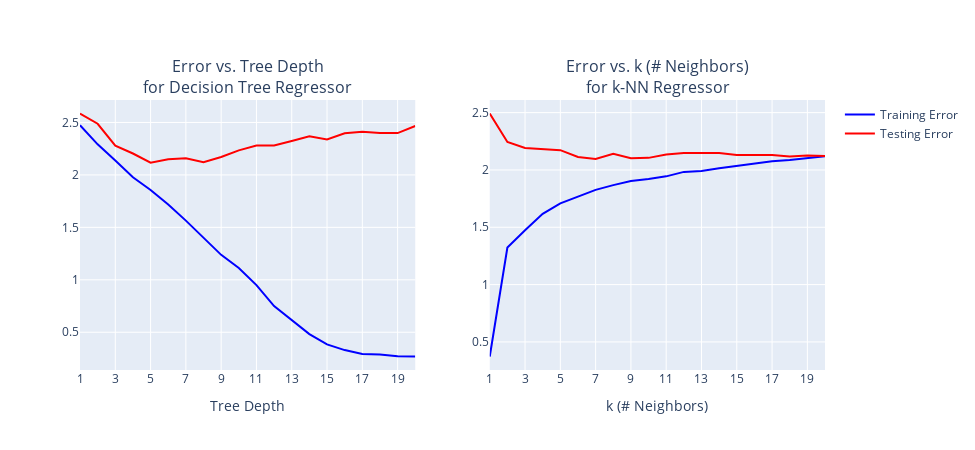

Notebook code for this chart:
### Code cell
np.random.seed(9) # For reproducibility

tree = tree_reg_perf(galton)
knn = knn_reg_perf(galton)
hyp = np.arange(1, 21)

fig = make_subplots(rows=1, cols=2, subplot_titles=('Error vs. Tree Depth<br>for Decision Tree Regressor',
                                                    'Error vs. k (# Neighbors)<br>for k-NN Regressor'))

fig.add_trace(
    go.Scatter(x=hyp, y=tree.iloc[:, 0], line=dict(color='blue'), name='Training Error'),
    row=1, col=1).add_trace(go.Scatter(x=hyp, y=tree.iloc[:, 1], line=dict(color='red'), name='Testing Error'), 
                            row=1, col=1)

fig.add_trace(
    go.Scatter(x=hyp, y=knn.iloc[:, 0], line=dict(color='blue'), name='Training Error', showlegend=False),
    row=1, col=2).add_trace(go.Scatter(x=hyp, y=knn.iloc[:, 1], line=dict(color='red'),  name='Testing Error',
                                       showlegend=False), row=1, col=2)

fig.update_layout(height=450, width=975)
fig.update_xaxes(title_text='Tree Depth', row=1, col=1, tickvals=np.arange(1,21,2))
fig.update_xaxes(title_text='k (# Neighbors)', row=1, col=2, tickvals=np.arange(1,21,2))

fig.show()

### Figure 1 — Plotly figure (JSON) as saved in the notebook; plotly's stock layout.template omitted (floating-point values rounded to 4 significant figures)
{"data": [{"line": {"color": "blue"}, "name": "Training Error", "type": "scatter", "x": [1, 2, 3, 4, 5, 6, 7, 8, 9, 10, 11, 12, 13, 14, 15, 16, 17, 18, 19, 20], "xaxis": "x", "y": [2.473, 2.292, 2.138, 1.977, 1.856, 1.718, 1.564, 1.401, 1.238, 1.113, 0.9495, 0.749, 0.6135, 0.4824, 0.3843, 0.33, 0.293, 0.2876, 0.2724, 0.2689], "yaxis": "y"}, {"line": {"color": "red"}, "name": "Testing Error", "type": "scatter", "x": [1, 2, 3, 4, 5, 6, 7, 8, 9, 10, 11, 12, 13, 14, 15, 16, 17, 18, 19, 20], "xaxis": "x", "y": [2.586, 2.488, 2.28, 2.204, 2.116, 2.149, 2.158, 2.121, 2.171, 2.234, 2.28, 2.28, 2.324, 2.368, 2.338, 2.398, 2.413, 2.4, 2.399, 2.466], "yaxis": "y"}, {"line": {"color": "blue"}, "name": "Training Error", "showlegend": false, "type": "scatter", "x": [1, 2, 3, 4, 5, 6, 7, 8, 9, 10, 11, 12, 13, 14, 15, 16, 17, 18, 19, 20], "xaxis": "x2", "y": [0.3727, 1.324, 1.474, 1.617, 1.709, 1.766, 1.826, 1.868, 1.903, 1.922, 1.944, 1.983, 1.991, 2.016, 2.036, 2.06, 2.076, 2.086, 2.103, 2.12], "yaxis": "y2"}, {"line": {"color": "red"}, "name": "Testing Error", "showlegend": false, "type": "scatter", "x": [1, 2, 3, 4, 5, 6, 7, 8, 9, 10, 11, 12, 13, 14, 15, 16, 17, 18, 19, 20], "xaxis": "x2", "y": [2.492, 2.244, 2.191, 2.184, 2.173, 2.113, 2.095, 2.141, 2.103, 2.105, 2.135, 2.148, 2.148, 2.147, 2.13, 2.132, 2.13, 2.117, 2.127, 2.122], "yaxis": "y2"}], "layout": {"annotations": [{"font": {"size": 16}, "showarrow": false, "text": "Error vs. Tree Depth<br>for Decision Tree Regressor", "x": 0.225, "xanchor": "center", "xref": "paper", "y": 1, "yanchor": "bottom", "yref": "paper"}, {"font": {"size": 16}, "showarrow": false, "text": "Error vs. k (# Neighbors)<br>for k-NN Regressor", "x": 0.775, "xanchor": "center", "xref": "paper", "y": 1, "yanchor": "bottom", "yref": "paper"}], "height": 450, "width": 975, "xaxis": {"anchor": "y", "domain": [0, 0.45], "tickvals": [1, 3, 5, 7, 9, 11, 13, 15, 17, 19], "title": {"text": "Tree Depth"}}, "xaxis2": {"anchor": "y2", "domain": [0.55, 1], "tickvals": [1, 3, 5, 7, 9, 11, 13, 15, 17, 19], "title": {"text": "k (# Neighbors)"}}, "yaxis": {"anchor": "x", "domain": [0, 1]}, "yaxis2": {"anchor": "x2", "domain": [0, 1]}}}
